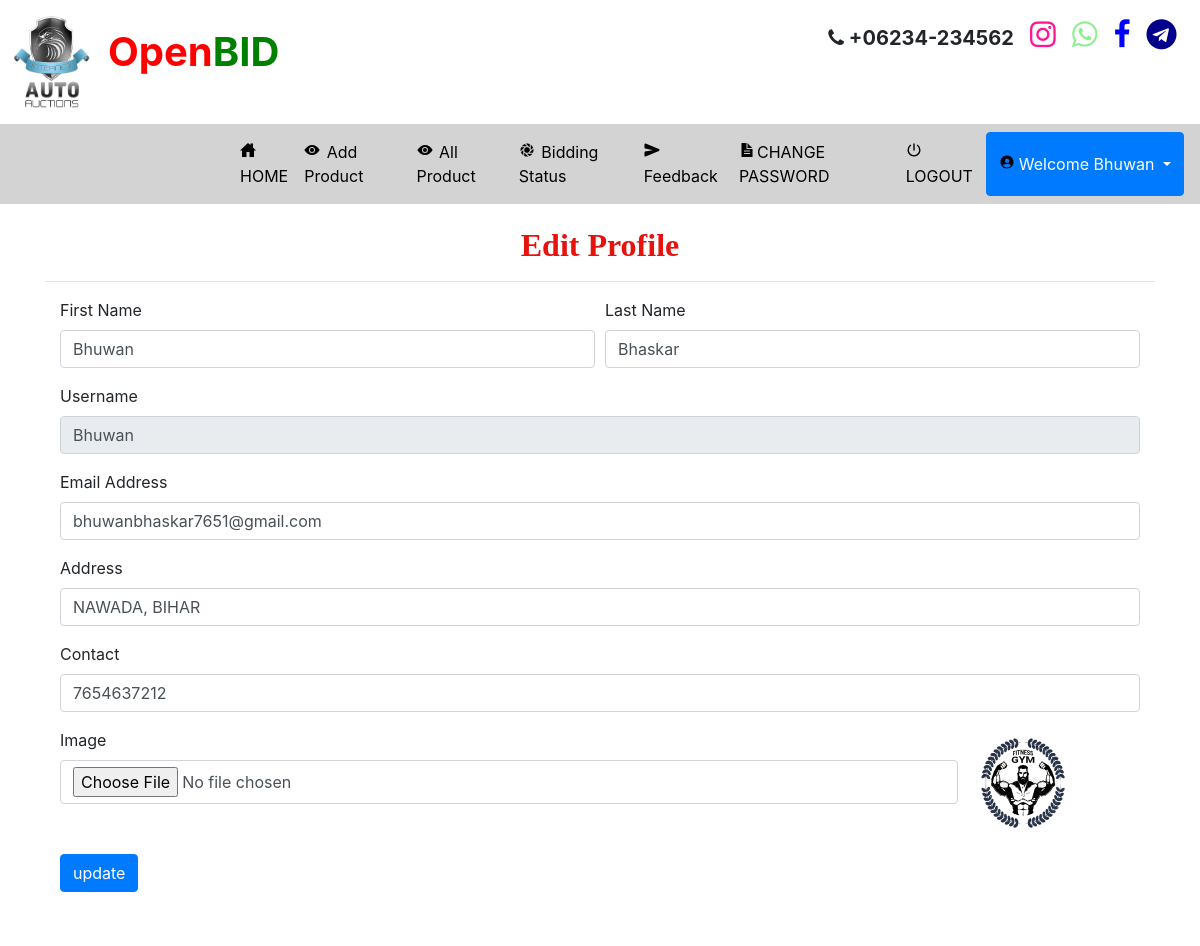
Page /edit_profile1 (signed in) on the committed database.
### auction/models.py (models this page shows, shortened)
class Bidder(models.Model):
    user = models.ForeignKey(User,on_delete=models.CASCADE,null=True)
    dob = models.DateField(null=True)
    address = models.CharField(max_length=100,null=True)
    contact = models.CharField(max_length=10,null=True)
    image = models.FileField(null=True)
    membership = models.ForeignKey(Member_fee,on_delete=models.CASCADE,null=True)

### auction/views.py (the view, shortened to what this page needs)
# urls.py: path('edit_profile1',Edit_Profile1,name="edit_profile1"),
def Edit_Profile1(request):
    if not request.user.is_authenticated:
        return redirect('login_user')
    new2 = new()
    count = 0
    if new2:
        count += 1
    user1 = User.objects.get(id=request.user.id)
    pro=""
    try:
        pro = Bidder.objects.get(user=user1)
        if pro:
            error="pat"
    except:
        pro = Auction_User.objects.get(user=user1)
    if pro.membership.fee == "Unpaid":
        return redirect('Member_Payment_mode')
    terror = False
    d = {'terror':terror,'pro':pro,'data':pro,'count':count,'new2':new2}
    return render(request, 'edit_profile1.html',d)

### auction/views.py (called while the page is built)
def new():
    status = Status.objects.get(status="pending")
    new_pro = Product.objects.filter(status=status)
    return new_pro

### auction/templates/edit_profile1.html (shortened to what this page needs)
{% extends 'navigation.html' %}
{% block body %}
{% load static %}
<div class="container" style="background:white">
    <h2 style="font-weight:bold;font-family : 'Monotype Corsiva' ; color : #E6120E ;margin-top:2%" align="center">Edit Profile</h2><hr>
<div class="container-fluid" style="">
    <div class="row">
        <div class="col-md-12">
            <form method="post" action="" enctype="multipart/form-data">
    <div class="form-row">
    <div class="form-group col-md-6">
      <label for="inputEmail4">First Name</label>
      <input type="text" class="form-control" value="{{pro.user.first_name}}" name="fname" id="inputEmail4">
    </div>
    <div class="form-group col-md-6">
      <label for="inputPassword4">Last Name</label>
      <input type="text" class="form-control" name="lname" value="{{pro.user.last_name}}" id="inputPassword4">
    </div>
  </div>
    <div class="form-row">
    <div class="form-group col-md-12">
      <label for="inputEmail4">Username</label>
      <input type="text" class="form-control" name="uname" value="{{pro.user.username}}" id="inputEmail4" readonly>
    </div>
        <div class="form-group col-md-12">
      <label for="inputEmail4">Email Address</label>
      <input type="text" class="form-control" name="email" value="{{pro.user.email}}" id="inputEmail4">
    </div>
  </div>
<div class="form-row">
    <div class="form-group col-md-12">
      <label for="inputEmail4">Address</label>
      <input type="text" class="form-control" name="address" value="{{pro.address}}" id="inputEmail4">
    </div>
  </div>
 <div class="form-row">
    <div class="form-group col-md-12">
    <label for="exampleInputPassword1">Contact</label>
    <input type="text" class="form-control" id="exampleInputPassword1" value="{{pro.contact}}" name="contact">
  </div>
        </div>
<div class="form-row">
    <div class="form-group col-md-10">
    <label for="exampleInputPassword1">Image</label>
    <input type="file" class="form-control" id="exampleInputPassword1" name="image">
  </div>
    <div class="form-group col-md-2">
   <img src="{{pro.image.url}}" style="width:100px;height:110px">
  </div>
</div>
  <button type="submit" class="btn btn-primary" style="margin-bottom:5%">update</button>
</form>
        </div>
    </div>
</div>
</div>
{% endblock %}

### auction/templates/navigation.html (shortened to what this page needs)
<!DOCTYPE html>
<html lang="en">
<head>
    {% load static %}
     <link rel="stylesheet" href="https://maxcdn.bootstrapcdn.com/bootstrap/4.0.0/css/bootstrap.min.css">
  <link rel = stylesheet href = "//cdn.datatables.net/1.10.19/css/jquery.dataTables.min.css">
<link rel="stylesheet" href="https://cdnjs.cloudflare.com/ajax/libs/font-awesome/4.7.0/css/font-awesome.min.css">
</head>
<body>
<div class="container-fluid" style="padding:1%">
<div class="row">
<div class="col-md-6">
<img src="{% static 'images/logo.png' %}" style="width:80px;height:100px">
    <span style="font-size:40px;font-weight:bold;padding:2%"><span style="color:red">Open</span><span style="color:green">BID</span></h4>
</div>
<div class="col-md-6" align="right">
    <span style="font-size:20px;font-weight:bold;color:;margin-right:2%"><i class="fa fa-phone"></i> +06234-234562 </span>
    <span style="font-size:30px;font-weight:bold;color:deeppink;margin-right:2%"><i class="fa fa-instagram"></i></span>
     <span style="font-size:30px;font-weight:bold;color:lightgreen;margin-right:2%"><i class="fa fa-whatsapp"></i></span>
     <span style="font-size:30px;font-weight:bold;color:blue;margin-right:2%"><i class="fa fa-facebook"></i></span>
     <span style="font-size:30px;font-weight:bold;color:darkblue;margin-right:2%"><i class="fa fa-telegram"></i></span>
</div>
</div>
</div>
<nav class="navbar navbar-expand-sm" style="background-color:lightgrey">
  <ul class="navbar-nav">
    {% if request.user.username %}
    {% if error == "pat" %}
   <li class="nav-item">
      <a class="nav-link" href="{% url 'profile1' %}" style="color:black;margin-left:200px">
      <ion-icon style="margin-right:4px" name="home-sharp"></ion-icon> HOME</a>
    </li>
    <li class="nav-item">
      <a class="nav-link" href="{% url 'view_auction' 0 %}" style="color:black">
      <ion-icon style="margin-right:4px" name="eye"></ion-icon> Auction</a>
    </li>
    <li class="nav-item">
      <a class="nav-link" href="{% url 'bidding_status' %}" style="color:black">
      <ion-icon style="margin-right:4px" name="eye"></ion-icon> Bidding Status</a>
    </li>
    <li class="nav-item">
      <a class="nav-link" href="{% url 'feedback' %}" style="color:black">
      <ion-icon style="margin-right:4px" name="aperture"></ion-icon> Feedback</a>
    </li>
    <li class="nav-item">
      <a class="nav-link" href="{% url 'change_password1' %}" style="color:black">
      <ion-icon style="margin-right:4px" name="document-text-sharp"></ion-icon>CHANGE PASSWORD</a>
    </li>
</div>
    {% else %}
     <li class="nav-item">
      <a class="nav-link" href="{% url 'profile1' %}" style="color:black;margin-left:200px"><ion-icon style="margin-right:2px" name="home-sharp"></ion-icon> HOME</a>
    </li>
    <li class="nav-item">
      <a class="nav-link" href="{% url 'add_product' %}" style="color:black">
      <ion-icon style="margin-right:2px" name="eye"></ion-icon> Add Product</a>
    </li>
    <li class="nav-item">
      <a class="nav-link" href="{% url 'all_product' %}" style="color:black">
      <ion-icon style="margin-right:2px" name="eye"></ion-icon> All Product</a>
    </li>
    <li class="nav-item">
      <a class="nav-link" href="{% url 'bidding_status2' %}" style="color:black"><ion-icon style="margin-right:2px" name="aperture"></ion-icon> Bidding Status</a>
    </li>
    <li class="nav-item">
      <a class="nav-link" href="{% url 'feedback' %}" style="color:black"><ion-icon style="margin-right:2px" name="send"></ion-icon> Feedback</a>
    </li>
    <li class="nav-item">
      <a class="nav-link" href="{% url 'change_password1' %}" style="color:black"><ion-icon style="margin-right:2px" name="document-text-sharp"></ion-icon>CHANGE PASSWORD</a>
    </li>
{% endif %}
    {% endif %}
    {% if request.user.is_authenticated %}
    <a class="nav-link" href="{% url 'logout' %}" style="color:black"><ion-icon style="margin-right:2px" name="power-sharp"></ion-icon>LOGOUT</a>
    {% if not request.user.is_staff %}
      <div class="btn-group">
  <button type="button" class="btn btn-primary dropdown-toggle" data-toggle="dropdown" aria-haspopup="true" aria-expanded="false">
    <ion-icon style="margin-right:4px;color:black" name="person-circle-sharp"></ion-icon>Welcome {{request.user.first_name}}
  </button>
</div>
    {% else %}
    <li class="nav-item">
      <h5  class="nav-link" style="color:red"><ion-icon style="margin-right:4px;color:white" name="person-circle-sharp"></ion-icon>Welcome {{request.user.username}}</h5>
    </li>
    {% endif %}
    {% endif %}
    </ul>
</nav>
{% block body %}
{% endblock %}
</body></html>

### auction/templates/navigation.html (style rules this page uses)
* { box-sizing: border-box; }

### rows in the picture
Bidder: fname "Bhuwan", lname "Bhaskar", uname "Bhuwan", email "bhuwanbhaskar7651@gmail.com", address "NAWADA, BIHAR", contact "7654637212", image (picture)

### other values in the picture
{{ request.user.first_name }} "Bhuwan"
